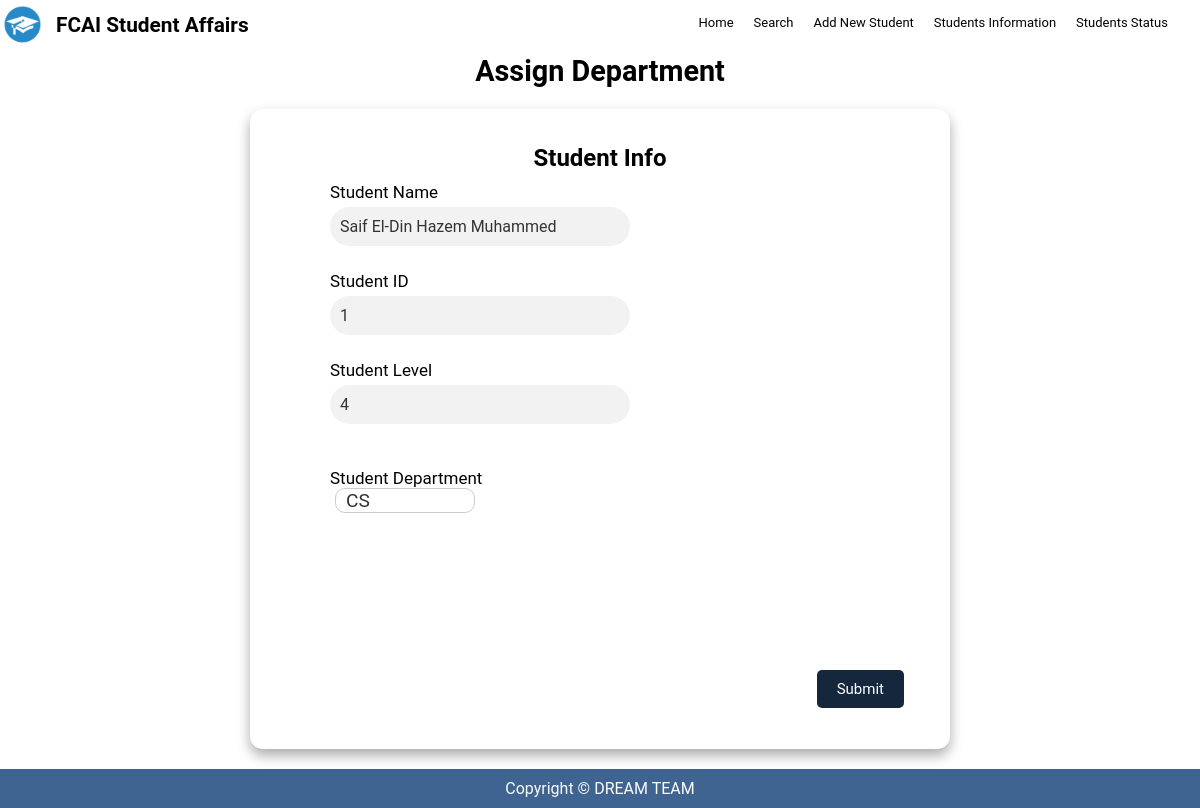
The page /assign-department/1/ on the database as committed earlier.
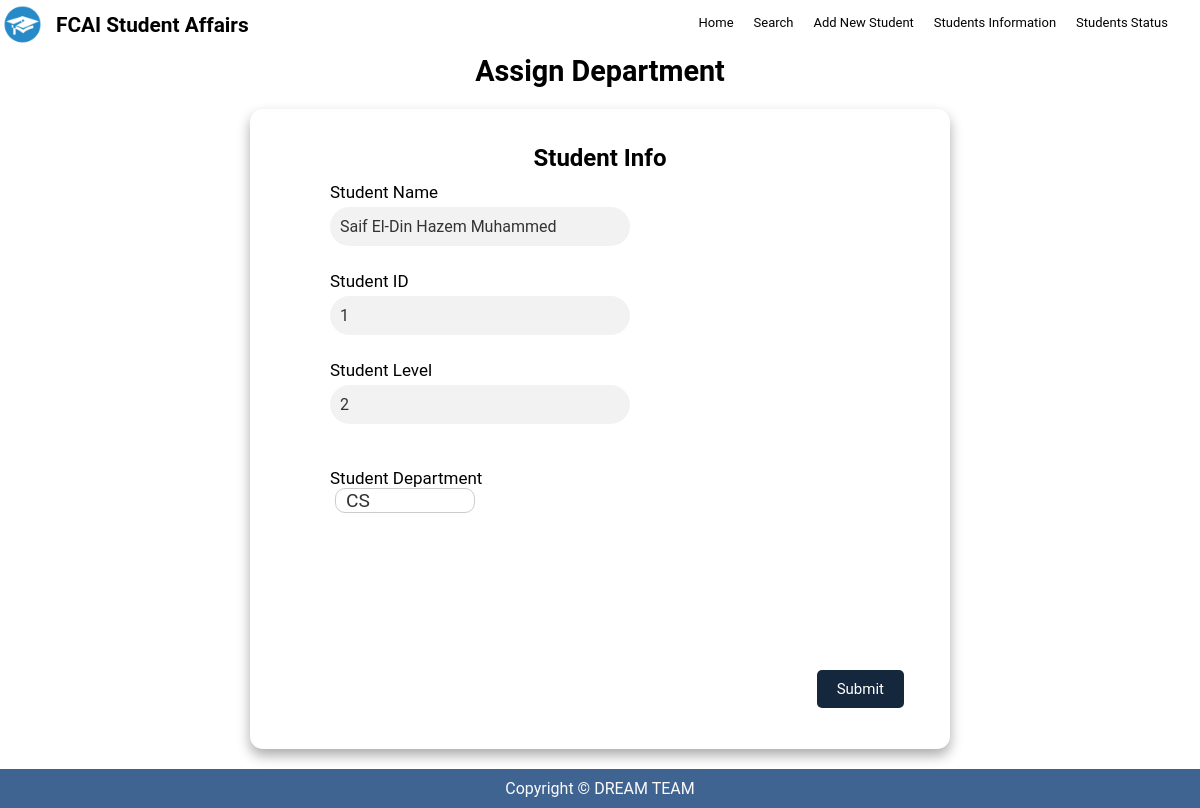
The same page on the database as committed later.
### students/models.py (models this page shows, shortened)
class Student(models.Model):
    name = models.CharField(max_length=50)
    status = models.CharField(max_length=25, choices=STATUS)
    birthDate = models.DateField()
    gpa = models.FloatField()
    phoneNumber = models.CharField(max_length=11)
    email = models.EmailField()
    gender = models.CharField(max_length=6, choices=GENDER)
    level = models.IntegerField(choices=LEVEL_CHOICES)
    department = models.CharField(max_length=25, choices=DEPARTMENTS)

### students/views.py (the view)
def assign_department(request, id):
    student = get_object_or_404(Student, id=id)
    if request.method == 'POST':
        department = request.POST.get('dep')
        student.department = department
        student.save()
        return redirect('students:studentData')
    context = {'student': student}
    return render(request, 'studentDepart.html', context)

### students/templates/studentDepart.html (shortened to what this page needs)
{% extends 'base.html' %} {% block body %} <br /><br />
<section class="table__header">
  <h1 class="statusTitle">Assign Department</h1>
</section>
<form action="{% url 'students:assign-department' student.id %}" method="POST">
  <div class="formOverall">
    <form id="editform">
      <h2 id="depH2">Student Info</h2>
      <div class="studentData">
        <div>
          <span class="formName">Student Name</span>
          <input type="text" name="name" disabled value="{{ student.name }}" />
        </div>
        <div>
          <span class="formName">Student ID </span>
          <input type="text" name="id" disabled value="{{ student.id }}" />
        </div>
        <div>
          <span class="formName">Student Level</span>
          <input type="text" name="id" disabled value="{{ student.level }}" />
        </div>
        <br /><br />
        <div>
          <span class="formName">Student Department</span>
          <select id="dep" name="dep" >
          <option value="CS"  {% if student.department == "CS" %}selected{% endif %}>CS</option>
          </select>
        </div>
      </div>
      <div class="smallBtnArea">
        <input
          type="submit"
          value="Submit"
          onclick="return confirm('Are you sure?')"
          class="Btn"
        />
      </div>
    </form>
  </div>
</form>
{% endblock body %}

Rows that differ between the two databases and show on the page:
changed Student "Saif El-Din Hazem Muhammed": id "4" → "2"; dep "CS" → (not shown)
Other text that changed with them:
form field dep: (not shown) → "CS"
